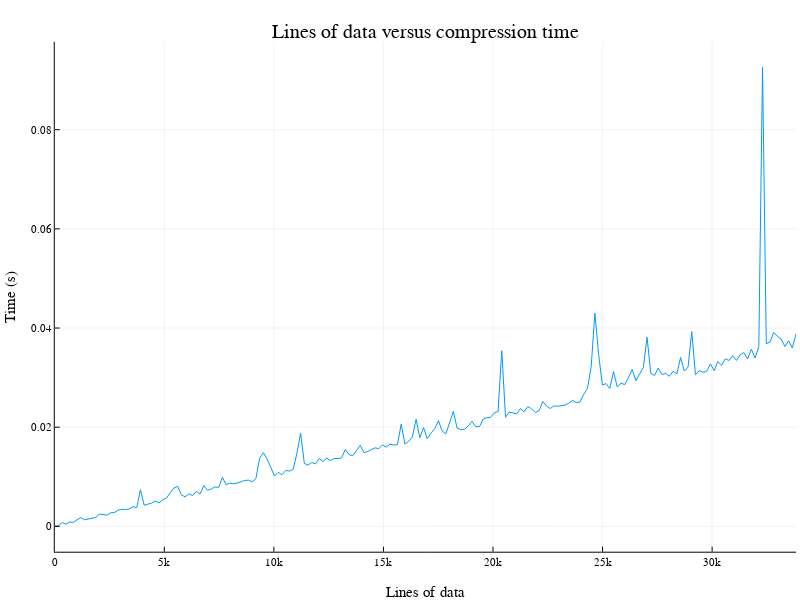

Here is the notebook cell this chart was saved with:
### Code cell
fig1 = plot(df."Lines of Data", df."Compress Time (s)");
xlabel!("Lines of data");
ylabel!("Time (s)")
title!("Lines of data versus compression time")
display(fig1);

### Figure 1 — Plotly figure (JSON) as saved in the notebook; plotly's stock layout.template omitted (floating-point values rounded to 4 significant figures; data arrays with more than 128 entries replaced by an {"elided": "..."} marker saying what was removed)
{"data": [{"colorbar": {"title": ""}, "legendgroup": "", "line": {"color": "rgba(0, 154, 250, 1.000)", "dash": "solid", "shape": "linear", "width": 1}, "mode": "lines", "name": "", "showlegend": false, "type": "scatter", "x": {"elided": "200 int values"}, "xaxis": "x", "y": {"elided": "200 float values"}, "yaxis": "y", "zmax": null, "zmin": null}], "layout": {"annotations": [{"font": {"color": "rgba(0, 0, 0, 1.000)", "family": "sans-serif", "size": 20}, "rotation": 0, "showarrow": false, "text": "Lines of data versus compression time", "x": 0.5318, "xanchor": "center", "xref": "paper", "y": 1, "yanchor": "top", "yref": "paper"}], "height": 600, "legend_position": {"bgcolor": "rgba(255, 255, 255, 1.000)", "bordercolor": "rgba(0, 0, 0, 1.000)", "borderwidth": 1, "font": {"color": "rgba(0, 0, 0, 1.000)", "family": "sans-serif", "size": 11}, "title": {"font": {"color": "rgba(0, 0, 0, 1.000)", "family": "sans-serif", "size": 15}, "text": ""}, "tracegroupgap": 0, "traceorder": "normal", "x": 1, "xanchor": "auto", "y": 1, "yanchor": "auto"}, "margin": {"b": 20, "l": 0, "r": 0, "t": 20}, "paper_bgcolor": "rgba(255, 255, 255, 1.000)", "plot_bgcolor": "rgba(255, 255, 255, 1.000)", "showlegend": true, "width": 800, "xaxis": {"anchor": "y", "domain": [0.06846, 0.9951], "gridcolor": "rgba(0, 0, 0, 0.100)", "gridwidth": 0.5, "linecolor": "rgba(0, 0, 0, 1.000)", "mirror": false, "showgrid": true, "showline": true, "showticklabels": true, "tickangle": 0, "tickcolor": "rgb(0, 0, 0)", "tickfont": {"color": "rgba(0, 0, 0, 1.000)", "family": "sans-serif", "size": 11}, "ticks": "inside", "title": "Lines of data", "titlefont": {"color": "rgba(0, 0, 0, 1.000)", "family": "sans-serif", "size": 15}, "type": "-", "visible": true, "zeroline": false, "zerolinecolor": "rgba(0, 0, 0, 1.000)"}, "yaxis": {"anchor": "x", "domain": [0.05054, 0.961], "gridcolor": "rgba(0, 0, 0, 0.100)", "gridwidth": 0.5, "linecolor": "rgba(0, 0, 0, 1.000)", "mirror": false, "showgrid": true, "showline": true, "showticklabels": true, "tickangle": 0, "tickcolor": "rgb(0, 0, 0)", "tickfont": {"color": "rgba(0, 0, 0, 1.000)", "family": "sans-serif", "size": 11}, "ticks": "inside", "title": "Time (s)", "titlefont": {"color": "rgba(0, 0, 0, 1.000)", "family": "sans-serif", "size": 15}, "type": "-", "visible": true, "zeroline": false, "zerolinecolor": "rgba(0, 0, 0, 1.000)"}}}
